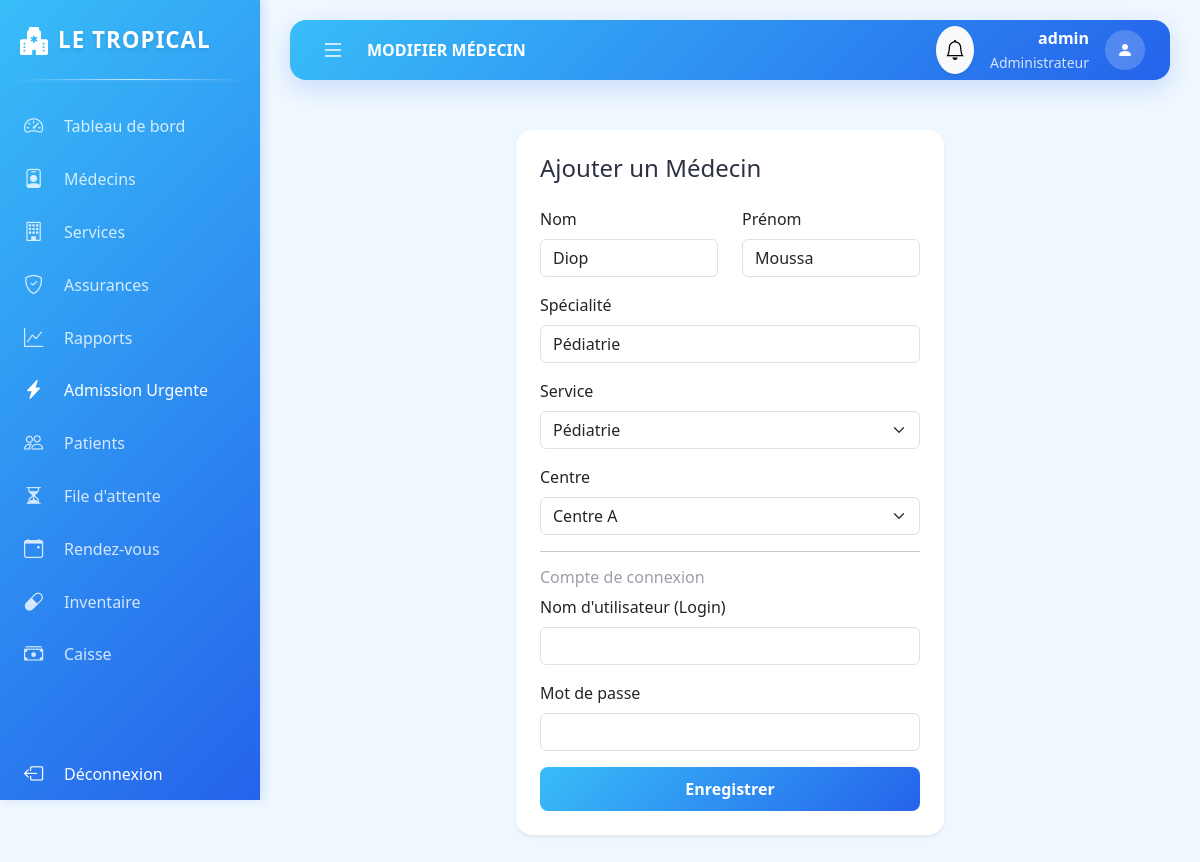
Screenshot of /admin/medecin/modifier/1 (signed in) with the database file from the repository.
### app/models.py (models this page shows)
class Utilisateur(db.Model, UserMixin):
    id = db.Column(db.Integer, primary_key=True)
    username = db.Column(db.String(50), unique=True, nullable=False)
    password = db.Column(db.String(100), nullable=False)
    role = db.Column(db.String(20), nullable=False) # Admin, Medecin, Patient, Pharmacien, Receptionniste
    date_creation = db.Column(db.DateTime, default=datetime.utcnow)
    patient_id = db.Column(db.Integer, db.ForeignKey('patient.id'), nullable=True)
    patient = db.relationship('Patient', backref=db.backref('user', uselist=False))
    medecin_id = db.Column(db.Integer, db.ForeignKey('medecin.id'), nullable=True)
    medecin = db.relationship('Medecin', backref=db.backref('user', uselist=False))

class Medecin(db.Model):
    id = db.Column(db.Integer, primary_key=True)
    nom = db.Column(db.String(50), nullable=False)
    prenom = db.Column(db.String(50), nullable=False)
    specialite = db.Column(db.String(100))
    telephone = db.Column(db.String(20))
    teleconsult_active = db.Column(db.Boolean, default=False)
    service_id = db.Column(db.Integer, db.ForeignKey('service.id'), nullable=False)
    centre_id = db.Column(db.Integer, db.ForeignKey('centre.id'), nullable=True)
    centre = db.relationship('Centre', backref='medecins')
    rdvs = db.relationship('RendezVous', backref='medecin', lazy=True)
    dispos = db.relationship('Disponibilite', backref='medecin', lazy=True)

### app/routes.py (the view)
@main.route("/admin/medecin/modifier/<int:med_id>", methods=['GET', 'POST'])
@login_required
def modifier_medecin(med_id):
    if current_user.role != 'Administrateur': return redirect(url_for('main.dashboard'))
    med = Medecin.query.get_or_404(med_id)
    form = MedecinForm(obj=med)
    form.service_id.choices = [(s.id, s.nom_service) for s in Service.query.all()]
    form.centre_id.choices = [(c.id, c.nom_centre) for c in Centre.query.all()]
    if form.validate_on_submit():
        med.nom, med.prenom, med.specialite, med.service_id, med.centre_id = form.nom.data, form.prenom.data, form.specialite.data, form.service_id.data, form.centre_id.data
        db.session.commit()
        return redirect(url_for('main.list_medecins'))
    return render_template('admin/medecin_form.html', form=form, title='Modifier Médecin')

### app/forms.py
class MedecinForm(FlaskForm):
    nom = StringField('Nom', validators=[DataRequired()])
    prenom = StringField('Prénom', validators=[DataRequired()])
    specialite = StringField('Spécialité', validators=[DataRequired()])
    telephone = StringField('Téléphone')
    service_id = SelectField('Service', coerce=int, validators=[DataRequired()])
    centre_id = SelectField('Centre', coerce=int, validators=[DataRequired()])
    username = StringField('Nom d\'utilisateur (Login)', validators=[DataRequired()])
    password = StringField('Mot de passe', validators=[DataRequired()])
    submit = SubmitField('Enregistrer le Médecin')

### app/__init__.py (called while the page is built)
def create_app(config_class=Config):
    app = Flask(__name__)
    app.config.from_object(Config)
    db.init_app(app)
    bcrypt.init_app(app)
    login_manager.init_app(app)
    from app.routes import main
    app.register_blueprint(main)
    from app.transfert import transfert_bp
    app.register_blueprint(transfert_bp)
    @app.context_processor
    def inject_now():
        from datetime import datetime
        return {'datetime': datetime}
    return app

### app/models.py (called while the page is built)
@login_manager.user_loader
def load_user(user_id):
    return Utilisateur.query.get(int(user_id))

### app/routes.py (called while the page is built)
@main.app_context_processor
def inject_notifications():
    if current_user.is_authenticated: return dict(unread_notifications=[n for n in current_user.notifications if not n.lu])
    return dict(unread_notifications=[])

### app/templates/admin/medecin_form.html
{% extends "base.html" %}
{% block content %}
<div class="row justify-content-center"><div class="col-md-6"><div class="card border-0 shadow-sm p-4">
    <h4 class="mb-4">Ajouter un Médecin</h4>
    <form method="POST">{{ form.hidden_tag() }}
        <div class="row">
            <div class="col-md-6 mb-3">{{ form.nom.label(class="form-label") }}{{ form.nom(class="form-control") }}</div>
            <div class="col-md-6 mb-3">{{ form.prenom.label(class="form-label") }}{{ form.prenom(class="form-control") }}</div>
        </div>
        <div class="mb-3">{{ form.specialite.label(class="form-label") }}{{ form.specialite(class="form-control") }}</div>
        <div class="mb-3">
            {{ form.service_id.label(class="form-label") }}
            {{ form.service_id(class="form-select") }}
        </div>
        <div class="mb-3">
            {{ form.centre_id.label(class="form-label") }}
            {{ form.centre_id(class="form-select") }}
        </div>
        <hr>
        <h6 class="text-muted">Compte de connexion</h6>
        <div class="mb-3">{{ form.username.label(class="form-label") }}{{ form.username(class="form-control") }}</div>
        <div class="mb-3">{{ form.password.label(class="form-label") }}{{ form.password(class="form-control", type="password") }}</div>
        <button type="submit" class="btn btn-senegal w-100">Enregistrer</button>
    </form>
</div></div></div>
{% endblock %}

### app/templates/base.html (shortened to what this page needs)
<!DOCTYPE html>
<html lang="fr">
<head>
    <link href="https://cdn.jsdelivr.net/npm/bootstrap@5.3.0/dist/css/bootstrap.min.css" rel="stylesheet">
    <link rel="stylesheet" href="https://cdn.jsdelivr.net/npm/bootstrap-icons@1.11.0/font/bootstrap-icons.css">
</head>
<body>
    {% if current_user.is_authenticated %}
    <div id="sidebar">
        <div class="sidebar-header">
            <i class="bi bi-hospital-fill text-success fs-3"></i>
            <span class="logo-text">LE TROPICAL</span>
        </div>
            <a href="{{ url_for('main.dashboard') }}" class="menu-item {{ 'active' if request.endpoint == 'main.dashboard' }}">
                <i class="bi bi-speedometer2"></i>
                <span class="menu-text">Tableau de bord</span>
            </a>
            {% if current_user.role == 'Administrateur' %}
            <a href="{{ url_for('main.list_medecins') }}" class="menu-item {{ 'active' if request.endpoint == 'main.list_medecins' }}">
                <i class="bi bi-person-badge"></i>
                <span class="menu-text">Médecins</span>
            </a>
            <a href="{{ url_for('main.list_services') }}" class="menu-item {{ 'active' if request.endpoint == 'main.list_services' }}">
                <i class="bi bi-building"></i>
                <span class="menu-text">Services</span>
            </a>
            <a href="{{ url_for('main.list_assurances') }}" class="menu-item {{ 'active' if request.endpoint == 'main.list_assurances' }}">
                <i class="bi bi-shield-check"></i>
                <span class="menu-text">Assurances</span>
            </a>
            <a href="{{ url_for('main.rapports') }}" class="menu-item {{ 'active' if request.endpoint == 'main.rapports' }}">
                <i class="bi bi-graph-up"></i>
                <span class="menu-text">Rapports</span>
            </a>
            {% endif %}
            {% if current_user.role in ['Administrateur', 'Receptionniste'] %}
            <a href="{{ url_for('main.admission_urgence') }}" class="menu-item {{ 'active' if request.endpoint == 'main.admission_urgence' }} text-danger">
                <i class="bi bi-lightning-charge-fill"></i>
                <span class="menu-text">Admission Urgente</span>
            </a>
            {% endif %}
            {% if current_user.role in ['Administrateur', 'Receptionniste', 'Medecin'] %}
            <a href="{{ url_for('main.list_patients') }}" class="menu-item {{ 'active' if request.endpoint == 'main.list_patients' }}">
                <i class="bi bi-people"></i>
                <span class="menu-text">Patients</span>
            </a>
            {% endif %}
            {% if current_user.role in ['Administrateur', 'Receptionniste'] %}
            <a href="{{ url_for('main.file_attente') }}" class="menu-item {{ 'active' if request.endpoint == 'main.file_attente' }}">
                <i class="bi bi-hourglass-split"></i>
                <span class="menu-text">File d'attente</span>
            </a>
            {% endif %}
            {% if current_user.role not in ['Pharmacien', 'Caissier'] %}
            <a href="{{ url_for('main.list_rdvs') }}" class="menu-item {{ 'active' if request.endpoint == 'main.list_rdvs' }}">
                <i class="bi bi-calendar-event"></i>
                <span class="menu-text">Rendez-vous</span>
            </a>
            {% endif %}
            {% if current_user.role == 'Pharmacien' or current_user.role == 'Administrateur' %}
            <a href="{{ url_for('main.pharmacie_inventaire') }}" class="menu-item {{ 'active' if request.endpoint == 'main.pharmacie_inventaire' }}">
                <i class="bi bi-capsule"></i>
                <span class="menu-text">Inventaire</span>
            </a>
            {% endif %}
            {% if current_user.role in ['Caissier', 'Administrateur'] %}
            <a href="{{ url_for('main.caisse_factures') }}" class="menu-item {{ 'active' if request.endpoint == 'main.caisse_factures' }}">
                <i class="bi bi-cash-stack"></i>
                <span class="menu-text">Caisse</span>
            </a>
            {% endif %}
            <div class="mt-auto pt-5">
                <a href="{{ url_for('main.logout') }}" class="menu-item text-danger">
                    <i class="bi bi-box-arrow-left"></i>
                    <span class="menu-text">Déconnexion</span>
                </a>
            </div>
        </div>
    <div id="main-wrapper">
        <header class="top-navbar">
            <button class="toggle-btn" id="sidebarToggle">
                <i class="bi bi-list"></i>
            </button>
            <div class="ms-3 fw-bold text-uppercase d-none d-md-block">
                {{ title if title else "Portail Santé" }}
            </div>
            <div class="ms-auto d-flex align-items-center">
                <div class="dropdown me-3">
                    <button class="btn btn-light position-relative rounded-circle shadow-sm p-2" type="button" data-bs-toggle="dropdown">
                        <i class="bi bi-bell fs-5"></i>
                    </button>
                </div>
                <div class="text-end me-3 d-none d-sm-block">
                    <div class="fw-bold">{{ current_user.username }}</div>
                    <small class="text-muted">{{ current_user.role }}</small>
                </div>
                <div class="rounded-circle bg-success text-white d-flex align-items-center justify-content-center" style="width: 40px; height: 40px;">
                    <i class="bi bi-person-fill"></i>
                </div>
            </div>
        </header>
        <main class="content-area">
            {% block content %}{% endblock %}
        </main>
    </div>
    {% else %}
    <div class="content-area p-0">
        {% block auth_content %}{% endblock %}
    </div>
    {% endif %}
</body>
</html>

### app/templates/base.html (style rules this page uses)
:root { --primary-gradient: linear-gradient(135deg, #38BDF8 0%, #2563EB 100%); --button-gradient: linear-gradient(135deg, #38BDF8 0%, #2563EB 100%); --bg-light: #F0F8FF; --text-dark: #2D3142; --text-muted: #9C9EAB; --accent-bg: #E0F2FE; --accent-text: #0284C7; --sidebar-width: 260px; --sidebar-collapsed-width: 70px; --top-nav-height: 60px; }
body { background-color: var(--bg-light); overflow-x: hidden; font-family: 'Segoe UI', Tahoma, Geneva, Verdana, sans-serif; color: var(--text-dark); }
h1, h2, h3, h4, h5, h6, .fw-bold { color: var(--text-dark) !important; }
.text-muted { color: var(--text-muted) !important; }
#sidebar { width: var(--sidebar-width); height: 100vh; position: fixed; left: 0; top: 0; z-index: 1000; background: var(--primary-gradient); color: white; transition: all 0.3s ease; box-shadow: 4px 0 10px rgba(37, 99, 235, 0.15); display: flex; flex-direction: column; overflow-y: auto; overflow-x: hidden; }
.sidebar-header { height: 80px; display: flex; align-items: center; padding: 0 20px; margin-bottom: 20px; position: relative; background: transparent; }
.sidebar-header::after { content: ''; position: absolute; bottom: 0; left: 20px; right: 20px; height: 1px; background: linear-gradient(90deg, transparent, rgba(255, 255, 255, 0.7), transparent); box-shadow: 0 1px 3px rgba(255, 255, 255, 0.2); }
.sidebar-header .logo-text { white-space: nowrap; overflow: hidden; font-weight: 800; font-size: 1.4rem; letter-spacing: 1px; margin-left: 10px; transition: opacity 0.2s; color: white; text-shadow: 0 2px 4px rgba(0, 0, 0, 0.1); }
#sidebar .text-success, #sidebar .text-danger { color: white !important; }
.menu-item { padding: 12px 20px; display: flex; align-items: center; color: rgba(255,255,255,0.8); text-decoration: none; transition: all 0.2s; border-left: 4px solid transparent; }
.menu-item i { font-size: 1.2rem; min-width: 30px; }
.menu-text { margin-left: 10px; white-space: nowrap; transition: opacity 0.2s; }
#main-wrapper { margin-left: var(--sidebar-width); transition: all 0.3s ease; min-height: 100vh; display: flex; flex-direction: column; }
.top-navbar { height: var(--top-nav-height); background: var(--primary-gradient); display: flex; align-items: center; padding: 0 25px; box-shadow: 0 8px 24px rgba(37, 99, 235, 0.2); position: sticky; top: 20px; z-index: 999; margin: 20px 30px; border-radius: 16px; color: white; }
.top-navbar .fw-bold, .top-navbar .text-uppercase { color: white !important; }
.top-navbar .text-muted { color: rgba(255, 255, 255, 0.8) !important; }
.top-navbar .bg-success { background: rgba(255, 255, 255, 0.2) !important; color: white !important; }
.toggle-btn { background: none; border: none; font-size: 1.5rem; cursor: pointer; color: white; }
.content-area { padding: 30px; flex-grow: 1; }
.card { background: #FFFFFF; border-radius: 16px; box-shadow: 0 8px 24px rgba(37, 99, 235, 0.08); border: none; transition: transform 0.2s, box-shadow 0.2s; }
.btn-senegal, .btn-success, .btn-primary { background: var(--button-gradient); color: white; border: none; border-radius: 8px; padding: 10px 20px; font-weight: 600; }

### rows the page displays
Utilisateur: username "admin", role "Administrateur"
Medecin: nom "Diop", prenom "Moussa", specialite "Pédiatrie", service_id "Pédiatrie", centre_id "Centre A"

### other values shown
{{ title if title else "Portail Santé" }} "MODIFIER MÉDECIN"
